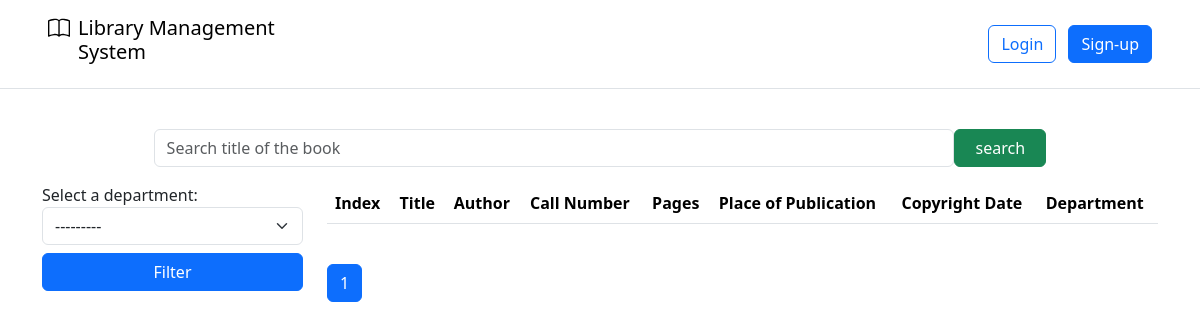
The app's page /, older data.
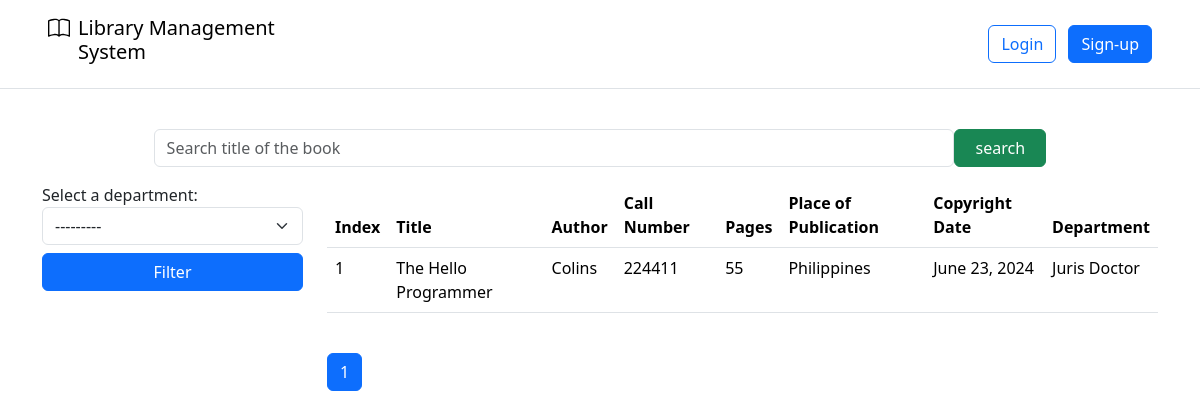
The same page, newer data.
### management/models.py (models this page shows, shortened)
class Book(models.Model):
    call_number = models.IntegerField()
    author = models.CharField(max_length=255)
    title = models.CharField(max_length=255)
    place_of_publication = models.CharField(max_length=255)
    publisher = models.CharField(max_length=255)
    copyright_date = models.DateField()
    pages = models.IntegerField()
    department = models.ForeignKey(Department, on_delete=models.CASCADE, related_name="books", null=True)

class Department(models.Model):
    name = models.CharField(max_length=255)
    def __str__(self):
        return self.name

### project/views.py (the view)
# urls.py: path("", BookListView.as_view(), name="home"),
class BookListView(TemplateView):
    template_name = "project/home.html"
    def get_context_data(self, **kwargs: Any) -> dict[str, Any]:
        context = super().get_context_data(**kwargs)
        model = Book.objects.all().order_by("title")
        context["searchform"] = SearchForm()
        context["filterform"] = FilterForm()
        if self.request.GET.get("search") and self.request.GET.get("dept_select"):
            context['query'] = self.request.GET.get("search")
            context["dept_select"] = self.request.GET.get("dept_select")
            department = Department.objects.get(pk=self.request.GET.get("dept_select"))
            model = Book.objects.filter(department=department, title__contains=self.request.GET.get("search"))
        elif self.request.GET.get("search"):
            context['query'] = self.request.GET.get("search")
            model = Book.objects.filter(title__contains=self.request.GET.get("search"))
        elif self.request.GET.get("dept_select"):
            context["dept_select"] = self.request.GET.get("dept_select")
            department = Department.objects.get(pk=self.request.GET.get("dept_select"))
            model = Book.objects.filter(department=department)
        page_number = self.request.GET.get("page")
        context['books'] = paginated_context(model, 25, page_number, "books", "title")['books']
        return context

### project/forms.py
class SearchForm(forms.Form):
    search = forms.CharField(
        max_length=256,
        required=False,
        widget=forms.TextInput(
            attrs={"class": "form-control", "placeholder": "Search title of the book"}
        ),
    )
    class Meta:
        field = ("search",)

class FilterForm(forms.Form):
    dept_select = forms.ModelChoiceField(
        queryset=Department.objects.all(),
        required=False,
        widget=forms.Select(
            attrs={"class": "form-select"},
        ),
    )
    class Meta:
        field = ("dept_select",)

### management/views.py (called while the page is built)
def paginated_context(queryset, per_page, page_number, context_name, order_by):
    paginator = Paginator(queryset.order_by(order_by), per_page)
    page_obj = paginator.get_page(page_number)
    return {context_name: page_obj}

### templates/project/home.html (shortened to what this page needs)
{% extends 'base.html' %}
{% block header %}
  {% include '_partials/navbar.html' %}
{% endblock %}
{% block content %}
  <div>
    <div>
      <form action="{% url 'home' %}" class="d-flex justify-content-center">
        <div class="d-flex my-3" style="width: 80%;">
          {{searchform.search}}
          <input type="submit" value="search" class="btn btn-success" style="width: 100px;" />
        </div>
      </form>
    </div>
    <div class="row">
      <div class="col-lg-3 col-sm-12">
        <form action="{% url 'home' %}" method="get" id="filter_form">
          <div>
            <label for="dept_select">Select a department:</label>
            {{filterform.dept_select}}
          </div>
          <div class="d-grid my-2">
            <button type="submit" class="btn btn-primary">Filter</button>
          </div>
        </form>
      </div>
      <div class="col-lg-9 col-sm-12">
        <div class="table-responsive">
          <table class="table table-hover">
            <thead>
              <tr>
                <th>Index</th>
                <th>Title</th>
                <th>Author</th>
                <th>Call Number</th>
                <th>Pages</th>
                <th>Place of Publication</th>
                <th>Copyright Date</th>
                <th>Department</th>
              </tr>
            </thead>
            <tbody>
              {% for book in books %}
                <tr>
                  <td>{{ forloop.counter }}</td>
                  <td>{{ book.title }}</td>
                  <td>{{ book.author }}</td>
                  <td>{{ book.call_number }}</td>
                  <td>{{ book.pages }}</td>
                  <td>{{ book.place_of_publication }}</td>
                  <td>{{ book.copyright_date }}</td>
                  <td>{{ book.department }}</td>
                </tr>
              {% endfor %}
            </tbody>
          </table>
        </div>
        <nav aria-label="Page navigation example" class="mt-4">
          <ul class="pagination">
             {% for num in books.paginator.page_range %}
              {% if books.number == num %}
                <li class="page-item active">
                  <a class="page-link" href="?{% if query %}search={{ query }}&{% endif %}{% if dept_select %}dept_select={{ dept_select }}&{% endif %}page={{ num }}">{{ num }}</a>
                </li>
              {% else %}
                <li class="page-item">
                  <a class="page-link" href="?{% if query %}search={{ query }}&{% endif %}{% if dept_select %}dept_select={{ dept_select }}&{% endif %}page={{ num }}">{{ num }}</a>
                </li>
              {% endif %}
            {% endfor %}
          </ul>
        </nav>
      </div>
    </div>
  </div>
{% endblock %}

Row changes from the older to the newer data that the page shows:
added Book: title "The Hello Programmer", author "Colins", call_number "224411", pages "55", place_of_publication "Philippines", copyright_date "June 23, 2024", department "Juris Doctor"
